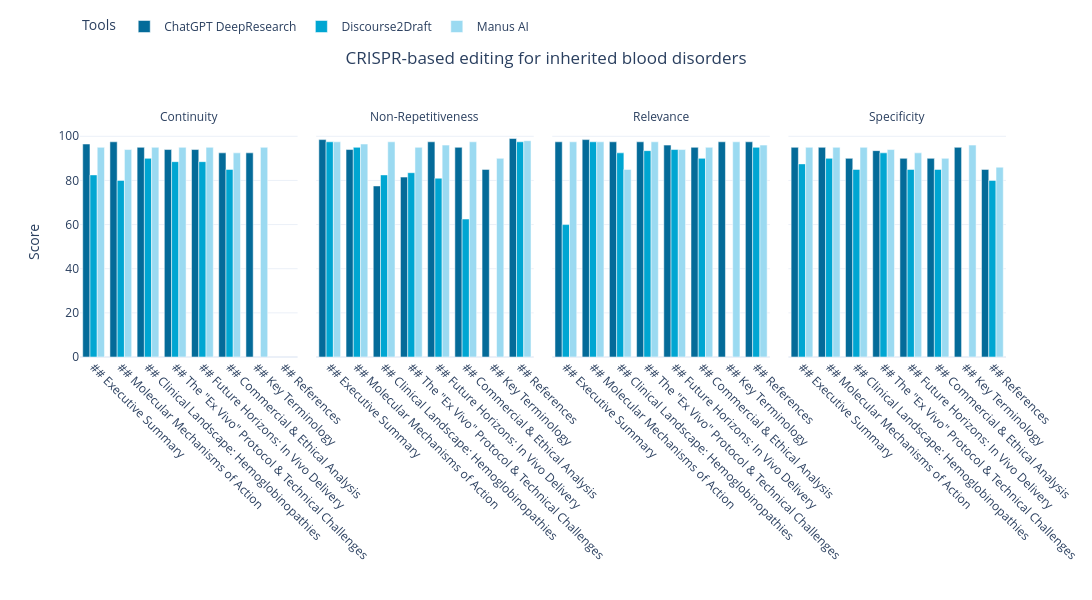
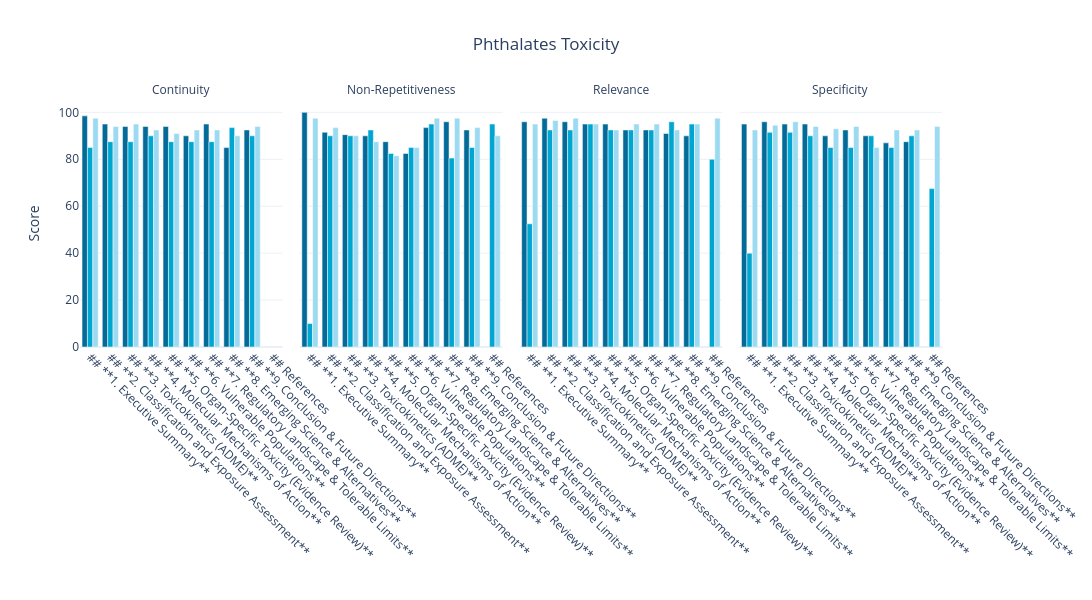
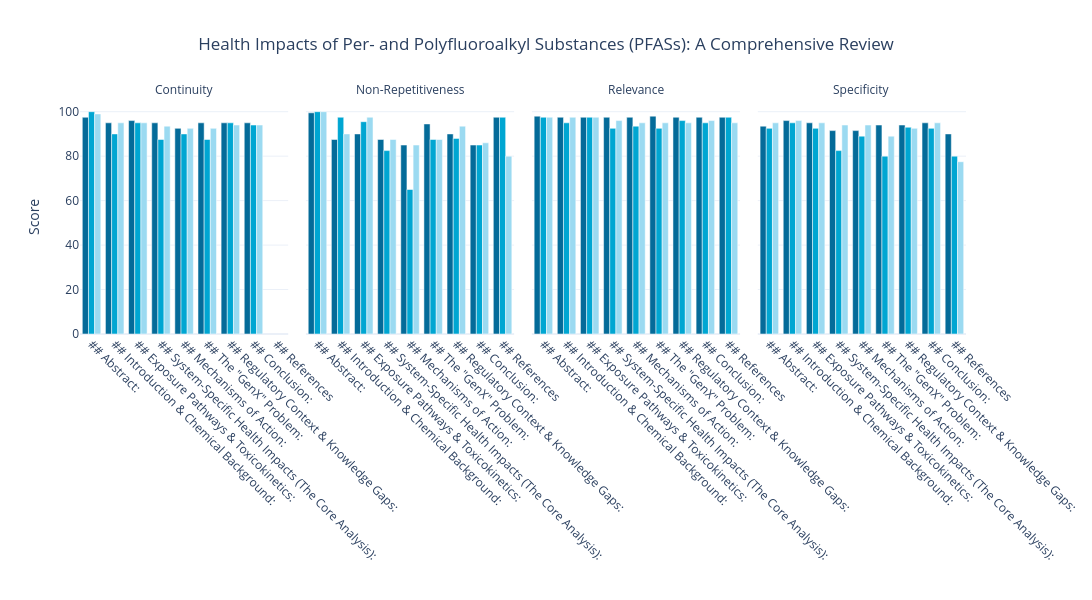

These figures' notebook cell, in order:
### Code cell
import pandas as pd
import plotly.express as px

file_names_full = {
    'CRISPR-based editing for inherited blood disorders.md': 'CRISPR-based editing for inherited blood disorders',
    'Phthalates Toxicity.md': 'Phthalates Toxicity',
    'PFAS.md': 'Health Impacts of Per- and Polyfluoroalkyl Substances (PFASs): A Comprehensive Review'
}
feature_names = {'relevance': 'Relevance', 'continuity': 'Continuity', 'non_repetitiveness': 'Non-Repetitiveness', 'specificity': 'Specificity'}
tool_names = {'chatgpt_deepresearch': 'ChatGPT DeepResearch', 'manus_ai': 'Manus AI', 'discourse2draft': 'Discourse2Draft'}
evaluators = ['azure-o3', 'gemini-3.1-pro']

for i, file_name in enumerate(file_names):
    rating_scores = pd.concat([pd.read_csv(dir_evals / 'scores' / evaluator / f'{Path(file_name).stem}.csv', index_col=0) for evaluator in evaluators]).groupby(level=0).mean()
    rating_scores = rating_scores.rename(index=lambda x:x.replace(' (score)', ''))
    rating_scores[['Tools', 'Features']] = rating_scores.index.to_series().str.split(' ', expand=True)
    rating_scores = rating_scores.melt(id_vars=['Tools', 'Features'], var_name='Section Name', value_name='Score')
    rating_scores = rating_scores.loc[rating_scores['Section Name'] != '# Title']
    rating_scores['Features'] = rating_scores['Features'].map(feature_names)
    rating_scores['Tools'] = rating_scores['Tools'].map(tool_names)
    rating_scores = rating_scores.query('`Section Name` != "## References" or Features != "Continuity"')
    fig = px.bar(rating_scores, x='Section Name', y='Score', color='Tools', barmode='group', facet_col='Features', title='Content Evaluation Scores by Section and Tool', color_discrete_sequence=['#046b99', "#00a6d2", "#9bdaf1"])
    fig.update_xaxes(title='', tickangle=45)
    for annot in fig.layout.annotations:
        annot.text = annot.text.split('=')[1]
    if i == 0:
        fig.update_layout(title=file_names_full[file_name], template='plotly_white', title_x=0.5, legend={'y':1.5, 'x':0, 'orientation':'h'}, width=1200, height=600)
    else:
        fig.update_layout(title=file_names_full[file_name], template='plotly_white', title_x=0.5, showlegend=False, width=1200, height=600)

    fig.show()

### Figure 1 — Plotly figure (JSON) as saved in the notebook; plotly's stock layout.template omitted (floating-point values rounded to 4 significant figures)
{"data": [{"alignmentgroup": "True", "hovertemplate": "Tools=ChatGPT DeepResearch<br>Features=Continuity<br>Section Name=%{x}<br>Score=%{y}<extra></extra>", "legendgroup": "ChatGPT DeepResearch", "marker": {"color": "#046b99", "pattern": {"shape": ""}}, "name": "ChatGPT DeepResearch", "offsetgroup": "ChatGPT DeepResearch", "orientation": "v", "showlegend": true, "textposition": "auto", "type": "bar", "x": ["## Executive Summary", "## Molecular Mechanisms of Action", "## Clinical Landscape: Hemoglobinopathies", "## The \"Ex Vivo\" Protocol & Technical Challenges", "## Future Horizons: In Vivo Delivery", "## Commercial & Ethical Analysis", "## Key Terminology"], "xaxis": "x", "y": [96.5, 97.5, 95.0, 94.0, 94.0, 92.5, 92.5], "yaxis": "y"}, {"alignmentgroup": "True", "hovertemplate": "Tools=ChatGPT DeepResearch<br>Features=Non-Repetitiveness<br>Section Name=%{x}<br>Score=%{y}<extra></extra>", "legendgroup": "ChatGPT DeepResearch", "marker": {"color": "#046b99", "pattern": {"shape": ""}}, "name": "ChatGPT DeepResearch", "offsetgroup": "ChatGPT DeepResearch", "orientation": "v", "showlegend": false, "textposition": "auto", "type": "bar", "x": ["## Executive Summary", "## Molecular Mechanisms of Action", "## Clinical Landscape: Hemoglobinopathies", "## The \"Ex Vivo\" Protocol & Technical Challenges", "## Future Horizons: In Vivo Delivery", "## Commercial & Ethical Analysis", "## Key Terminology", "## References"], "xaxis": "x2", "y": [98.5, 94.0, 77.5, 81.5, 97.5, 95.0, 85.0, 99.0], "yaxis": "y2"}, {"alignmentgroup": "True", "hovertemplate": "Tools=ChatGPT DeepResearch<br>Features=Relevance<br>Section Name=%{x}<br>Score=%{y}<extra></extra>", "legendgroup": "ChatGPT DeepResearch", "marker": {"color": "#046b99", "pattern": {"shape": ""}}, "name": "ChatGPT DeepResearch", "offsetgroup": "ChatGPT DeepResearch", "orientation": "v", "showlegend": false, "textposition": "auto", "type": "bar", "x": ["## Executive Summary", "## Molecular Mechanisms of Action", "## Clinical Landscape: Hemoglobinopathies", "## The \"Ex Vivo\" Protocol & Technical Challenges", "## Future Horizons: In Vivo Delivery", "## Commercial & Ethical Analysis", "## Key Terminology", "## References"], "xaxis": "x3", "y": [97.5, 98.5, 97.5, 97.5, 96.0, 95.0, 97.5, 97.5], "yaxis": "y3"}, {"alignmentgroup": "True", "hovertemplate": "Tools=ChatGPT DeepResearch<br>Features=Specificity<br>Section Name=%{x}<br>Score=%{y}<extra></extra>", "legendgroup": "ChatGPT DeepResearch", "marker": {"color": "#046b99", "pattern": {"shape": ""}}, "name": "ChatGPT DeepResearch", "offsetgroup": "ChatGPT DeepResearch", "orientation": "v", "showlegend": false, "textposition": "auto", "type": "bar", "x": ["## Executive Summary", "## Molecular Mechanisms of Action", "## Clinical Landscape: Hemoglobinopathies", "## The \"Ex Vivo\" Protocol & Technical Challenges", "## Future Horizons: In Vivo Delivery", "## Commercial & Ethical Analysis", "## Key Terminology", "## References"], "xaxis": "x4", "y": [95.0, 95.0, 90.0, 93.5, 90.0, 90.0, 95.0, 85.0], "yaxis": "y4"}, {"alignmentgroup": "True", "hovertemplate": "Tools=Discourse2Draft<br>Features=Continuity<br>Section Name=%{x}<br>Score=%{y}<extra></extra>", "legendgroup": "Discourse2Draft", "marker": {"color": "#00a6d2", "pattern": {"shape": ""}}, "name": "Discourse2Draft", "offsetgroup": "Discourse2Draft", "orientation": "v", "showlegend": true, "textposition": "auto", "type": "bar", "x": ["## Executive Summary", "## Molecular Mechanisms of Action", "## Clinical Landscape: Hemoglobinopathies", "## The \"Ex Vivo\" Protocol & Technical Challenges", "## Future Horizons: In Vivo Delivery", "## Commercial & Ethical Analysis", "## Key Terminology"], "xaxis": "x", "y": [82.5, 80.0, 90.0, 88.5, 88.5, 85.0, NaN], "yaxis": "y"}, {"alignmentgroup": "True", "hovertemplate": "Tools=Discourse2Draft<br>Features=Non-Repetitiveness<br>Section Name=%{x}<br>Score=%{y}<extra></extra>", "legendgroup": "Discourse2Draft", "marker": {"color": "#00a6d2", "pattern": {"shape": ""}}, "name": "Discourse2Draft", "offsetgroup": "Discourse2Draft", "orientation": "v", "showlegend": false, "textposition": "auto", "type": "bar", "x": ["## Executive Summary", "## Molecular Mechanisms of Action", "## Clinical Landscape: Hemoglobinopathies", "## The \"Ex Vivo\" Protocol & Technical Challenges", "## Future Horizons: In Vivo Delivery", "## Commercial & Ethical Analysis", "## Key Terminology", "## References"], "xaxis": "x2", "y": [97.5, 95.0, 82.5, 83.5, 81.0, 62.5, NaN, 97.5], "yaxis": "y2"}, {"alignmentgroup": "True", "hovertemplate": "Tools=Discourse2Draft<br>Features=Relevance<br>Section Name=%{x}<br>Score=%{y}<extra></extra>", "legendgroup": "Discourse2Draft", "marker": {"color": "#00a6d2", "pattern": {"shape": ""}}, "name": "Discourse2Draft", "offsetgroup": "Discourse2Draft", "orientation": "v", "showlegend": false, "textposition": "auto", "type": "bar", "x": ["## Executive Summary", "## Molecular Mechanisms of Action", "## Clinical Landscape: Hemoglobinopathies", "## The \"Ex Vivo\" Protocol & Technical Challenges", "## Future Horizons: In Vivo Delivery", "## Commercial & Ethical Analysis", "## Key Terminology", "## References"], "xaxis": "x3", "y": [60.0, 97.5, 92.5, 93.5, 94.0, 90.0, NaN, 95.0], "yaxis": "y3"}, {"alignmentgroup": "True", "hovertemplate": "Tools=Discourse2Draft<br>Features=Specificity<br>Section Name=%{x}<br>Score=%{y}<extra></extra>", "legendgroup": "Discourse2Draft", "marker": {"color": "#00a6d2", "pattern": {"shape": ""}}, "name": "Discourse2Draft", "offsetgroup": "Discourse2Draft", "orientation": "v", "showlegend": false, "textposition": "auto", "type": "bar", "x": ["## Executive Summary", "## Molecular Mechanisms of Action", "## Clinical Landscape: Hemoglobinopathies", "## The \"Ex Vivo\" Protocol & Technical Challenges", "## Future Horizons: In Vivo Delivery", "## Commercial & Ethical Analysis", "## Key Terminology", "## References"], "xaxis": "x4", "y": [87.5, 90.0, 85.0, 92.5, 85.0, 85.0, NaN, 80.0], "yaxis": "y4"}, {"alignmentgroup": "True", "hovertemplate": "Tools=Manus AI<br>Features=Continuity<br>Section Name=%{x}<br>Score=%{y}<extra></extra>", "legendgroup": "Manus AI", "marker": {"color": "#9bdaf1", "pattern": {"shape": ""}}, "name": "Manus AI", "offsetgroup": "Manus AI", "orientation": "v", "showlegend": true, "textposition": "auto", "type": "bar", "x": ["## Executive Summary", "## Molecular Mechanisms of Action", "## Clinical Landscape: Hemoglobinopathies", "## The \"Ex Vivo\" Protocol & Technical Challenges", "## Future Horizons: In Vivo Delivery", "## Commercial & Ethical Analysis", "## Key Terminology"], "xaxis": "x", "y": [95.0, 94.0, 95.0, 95.0, 95.0, 92.5, 95.0], "yaxis": "y"}, {"alignmentgroup": "True", "hovertemplate": "Tools=Manus AI<br>Features=Non-Repetitiveness<br>Section Name=%{x}<br>Score=%{y}<extra></extra>", "legendgroup": "Manus AI", "marker": {"color": "#9bdaf1", "pattern": {"shape": ""}}, "name": "Manus AI", "offsetgroup": "Manus AI", "orientation": "v", "showlegend": false, "textposition": "auto", "type": "bar", "x": ["## Executive Summary", "## Molecular Mechanisms of Action", "## Clinical Landscape: Hemoglobinopathies", "## The \"Ex Vivo\" Protocol & Technical Challenges", "## Future Horizons: In Vivo Delivery", "## Commercial & Ethical Analysis", "## Key Terminology", "## References"], "xaxis": "x2", "y": [97.5, 96.5, 97.5, 95.0, 96.0, 97.5, 90.0, 98.0], "yaxis": "y2"}, {"alignmentgroup": "True", "hovertemplate": "Tools=Manus AI<br>Features=Relevance<br>Section Name=%{x}<br>Score=%{y}<extra></extra>", "legendgroup": "Manus AI", "marker": {"color": "#9bdaf1", "pattern": {"shape": ""}}, "name": "Manus AI", "offsetgroup": "Manus AI", "orientation": "v", "showlegend": false, "textposition": "auto", "type": "bar", "x": ["## Executive Summary", "## Molecular Mechanisms of Action", "## Clinical Landscape: Hemoglobinopathies", "## The \"Ex Vivo\" Protocol & Technical Challenges", "## Future Horizons: In Vivo Delivery", "## Commercial & Ethical Analysis", "## Key Terminology", "## References"], "xaxis": "x3", "y": [97.5, 97.5, 85.0, 97.5, 94.0, 95.0, 97.5, 96.0], "yaxis": "y3"}, {"alignmentgroup": "True", "hovertemplate": "Tools=Manus AI<br>Features=Specificity<br>Section Name=%{x}<br>Score=%{y}<extra></extra>", "legendgroup": "Manus AI", "marker": {"color": "#9bdaf1", "pattern": {"shape": ""}}, "name": "Manus AI", "offsetgroup": "Manus AI", "orientation": "v", "showlegend": false, "textposition": "auto", "type": "bar", "x": ["## Executive Summary", "## Molecular Mechanisms of Action", "## Clinical Landscape: Hemoglobinopathies", "## The \"Ex Vivo\" Protocol & Technical Challenges", "## Future Horizons: In Vivo Delivery", "## Commercial & Ethical Analysis", "## Key Terminology", "## References"], "xaxis": "x4", "y": [95.0, 95.0, 95.0, 94.0, 92.5, 90.0, 96.0, 86.0], "yaxis": "y4"}], "layout": {"annotations": [{"font": {}, "showarrow": false, "text": "Continuity", "x": 0.1175, "xanchor": "center", "xref": "paper", "y": 1, "yanchor": "bottom", "yref": "paper"}, {"font": {}, "showarrow": false, "text": "Non-Repetitiveness", "x": 0.3725, "xanchor": "center", "xref": "paper", "y": 1, "yanchor": "bottom", "yref": "paper"}, {"font": {}, "showarrow": false, "text": "Relevance", "x": 0.6275, "xanchor": "center", "xref": "paper", "y": 1, "yanchor": "bottom", "yref": "paper"}, {"font": {}, "showarrow": false, "text": "Specificity", "x": 0.8825, "xanchor": "center", "xref": "paper", "y": 1, "yanchor": "bottom", "yref": "paper"}], "barmode": "group", "height": 600, "legend": {"orientation": "h", "title": {"text": "Tools"}, "tracegroupgap": 0, "x": 0, "y": 1.5}, "title": {"text": "CRISPR-based editing for inherited blood disorders", "x": 0.5}, "width": 1200, "xaxis": {"anchor": "y", "domain": [0, 0.235], "tickangle": 45, "title": {"text": ""}}, "xaxis2": {"anchor": "y2", "domain": [0.255, 0.49], "matches": "x", "tickangle": 45, "title": {"text": ""}}, "xaxis3": {"anchor": "y3", "domain": [0.51, 0.745], "matches": "x", "tickangle": 45, "title": {"text": ""}}, "xaxis4": {"anchor": "y4", "domain": [0.765, 1.0], "matches": "x", "tickangle": 45, "title": {"text": ""}}, "yaxis": {"anchor": "x", "domain": [0, 1], "title": {"text": "Score"}}, "yaxis2": {"anchor": "x2", "domain": [0, 1], "matches": "y", "showticklabels": false}, "yaxis3": {"anchor": "x3", "domain": [0, 1], "matches": "y", "showticklabels": false}, "yaxis4": {"anchor": "x4", "domain": [0, 1], "matches": "y", "showticklabels": false}}}

### Figure 2 — Plotly figure (JSON) as saved in the notebook; plotly's stock layout.template omitted (floating-point values rounded to 4 significant figures)
{"data": [{"alignmentgroup": "True", "hovertemplate": "Tools=ChatGPT DeepResearch<br>Features=Continuity<br>Section Name=%{x}<br>Score=%{y}<extra></extra>", "legendgroup": "ChatGPT DeepResearch", "marker": {"color": "#046b99", "pattern": {"shape": ""}}, "name": "ChatGPT DeepResearch", "offsetgroup": "ChatGPT DeepResearch", "orientation": "v", "showlegend": true, "textposition": "auto", "type": "bar", "x": ["## **1. Executive Summary**", "## **2. Classification and Exposure Assessment**", "## **3. Toxicokinetics (ADME)**", "## **4. Molecular Mechanisms of Action**", "## **5. Organ-Specific Toxicity (Evidence Review)**", "## **6. Vulnerable Populations**", "## **7. Regulatory Landscape & Tolerable Limits**", "## **8. Emerging Science & Alternatives**", "## **9. Conclusion & Future Directions**"], "xaxis": "x", "y": [98.5, 95.0, 94.0, 94.0, 94.0, 90.0, 95.0, 85.0, 92.5], "yaxis": "y"}, {"alignmentgroup": "True", "hovertemplate": "Tools=ChatGPT DeepResearch<br>Features=Non-Repetitiveness<br>Section Name=%{x}<br>Score=%{y}<extra></extra>", "legendgroup": "ChatGPT DeepResearch", "marker": {"color": "#046b99", "pattern": {"shape": ""}}, "name": "ChatGPT DeepResearch", "offsetgroup": "ChatGPT DeepResearch", "orientation": "v", "showlegend": false, "textposition": "auto", "type": "bar", "x": ["## **1. Executive Summary**", "## **2. Classification and Exposure Assessment**", "## **3. Toxicokinetics (ADME)**", "## **4. Molecular Mechanisms of Action**", "## **5. Organ-Specific Toxicity (Evidence Review)**", "## **6. Vulnerable Populations**", "## **7. Regulatory Landscape & Tolerable Limits**", "## **8. Emerging Science & Alternatives**", "## **9. Conclusion & Future Directions**", "## References"], "xaxis": "x2", "y": [100.0, 91.5, 90.5, 90.0, 87.5, 82.5, 93.5, 96.0, 92.5, NaN], "yaxis": "y2"}, {"alignmentgroup": "True", "hovertemplate": "Tools=ChatGPT DeepResearch<br>Features=Relevance<br>Section Name=%{x}<br>Score=%{y}<extra></extra>", "legendgroup": "ChatGPT DeepResearch", "marker": {"color": "#046b99", "pattern": {"shape": ""}}, "name": "ChatGPT DeepResearch", "offsetgroup": "ChatGPT DeepResearch", "orientation": "v", "showlegend": false, "textposition": "auto", "type": "bar", "x": ["## **1. Executive Summary**", "## **2. Classification and Exposure Assessment**", "## **3. Toxicokinetics (ADME)**", "## **4. Molecular Mechanisms of Action**", "## **5. Organ-Specific Toxicity (Evidence Review)**", "## **6. Vulnerable Populations**", "## **7. Regulatory Landscape & Tolerable Limits**", "## **8. Emerging Science & Alternatives**", "## **9. Conclusion & Future Directions**", "## References"], "xaxis": "x3", "y": [96.0, 97.5, 96.0, 95.0, 95.0, 92.5, 92.5, 91.0, 90.0, NaN], "yaxis": "y3"}, {"alignmentgroup": "True", "hovertemplate": "Tools=ChatGPT DeepResearch<br>Features=Specificity<br>Section Name=%{x}<br>Score=%{y}<extra></extra>", "legendgroup": "ChatGPT DeepResearch", "marker": {"color": "#046b99", "pattern": {"shape": ""}}, "name": "ChatGPT DeepResearch", "offsetgroup": "ChatGPT DeepResearch", "orientation": "v", "showlegend": false, "textposition": "auto", "type": "bar", "x": ["## **1. Executive Summary**", "## **2. Classification and Exposure Assessment**", "## **3. Toxicokinetics (ADME)**", "## **4. Molecular Mechanisms of Action**", "## **5. Organ-Specific Toxicity (Evidence Review)**", "## **6. Vulnerable Populations**", "## **7. Regulatory Landscape & Tolerable Limits**", "## **8. Emerging Science & Alternatives**", "## **9. Conclusion & Future Directions**", "## References"], "xaxis": "x4", "y": [95.0, 96.0, 95.0, 95.0, 90.0, 92.5, 90.0, 87.0, 87.5, NaN], "yaxis": "y4"}, {"alignmentgroup": "True", "hovertemplate": "Tools=Discourse2Draft<br>Features=Continuity<br>Section Name=%{x}<br>Score=%{y}<extra></extra>", "legendgroup": "Discourse2Draft", "marker": {"color": "#00a6d2", "pattern": {"shape": ""}}, "name": "Discourse2Draft", "offsetgroup": "Discourse2Draft", "orientation": "v", "showlegend": true, "textposition": "auto", "type": "bar", "x": ["## **1. Executive Summary**", "## **2. Classification and Exposure Assessment**", "## **3. Toxicokinetics (ADME)**", "## **4. Molecular Mechanisms of Action**", "## **5. Organ-Specific Toxicity (Evidence Review)**", "## **6. Vulnerable Populations**", "## **7. Regulatory Landscape & Tolerable Limits**", "## **8. Emerging Science & Alternatives**", "## **9. Conclusion & Future Directions**"], "xaxis": "x", "y": [85.0, 87.5, 87.5, 90.0, 87.5, 87.5, 87.5, 93.5, 90.0], "yaxis": "y"}, {"alignmentgroup": "True", "hovertemplate": "Tools=Discourse2Draft<br>Features=Non-Repetitiveness<br>Section Name=%{x}<br>Score=%{y}<extra></extra>", "legendgroup": "Discourse2Draft", "marker": {"color": "#00a6d2", "pattern": {"shape": ""}}, "name": "Discourse2Draft", "offsetgroup": "Discourse2Draft", "orientation": "v", "showlegend": false, "textposition": "auto", "type": "bar", "x": ["## **1. Executive Summary**", "## **2. Classification and Exposure Assessment**", "## **3. Toxicokinetics (ADME)**", "## **4. Molecular Mechanisms of Action**", "## **5. Organ-Specific Toxicity (Evidence Review)**", "## **6. Vulnerable Populations**", "## **7. Regulatory Landscape & Tolerable Limits**", "## **8. Emerging Science & Alternatives**", "## **9. Conclusion & Future Directions**", "## References"], "xaxis": "x2", "y": [10.0, 90.0, 90.0, 92.5, 82.5, 85.0, 95.0, 80.5, 85.0, 95.0], "yaxis": "y2"}, {"alignmentgroup": "True", "hovertemplate": "Tools=Discourse2Draft<br>Features=Relevance<br>Section Name=%{x}<br>Score=%{y}<extra></extra>", "legendgroup": "Discourse2Draft", "marker": {"color": "#00a6d2", "pattern": {"shape": ""}}, "name": "Discourse2Draft", "offsetgroup": "Discourse2Draft", "orientation": "v", "showlegend": false, "textposition": "auto", "type": "bar", "x": ["## **1. Executive Summary**", "## **2. Classification and Exposure Assessment**", "## **3. Toxicokinetics (ADME)**", "## **4. Molecular Mechanisms of Action**", "## **5. Organ-Specific Toxicity (Evidence Review)**", "## **6. Vulnerable Populations**", "## **7. Regulatory Landscape & Tolerable Limits**", "## **8. Emerging Science & Alternatives**", "## **9. Conclusion & Future Directions**", "## References"], "xaxis": "x3", "y": [52.5, 92.5, 92.5, 95.0, 92.5, 92.5, 92.5, 96.0, 95.0, 80.0], "yaxis": "y3"}, {"alignmentgroup": "True", "hovertemplate": "Tools=Discourse2Draft<br>Features=Specificity<br>Section Name=%{x}<br>Score=%{y}<extra></extra>", "legendgroup": "Discourse2Draft", "marker": {"color": "#00a6d2", "pattern": {"shape": ""}}, "name": "Discourse2Draft", "offsetgroup": "Discourse2Draft", "orientation": "v", "showlegend": false, "textposition": "auto", "type": "bar", "x": ["## **1. Executive Summary**", "## **2. Classification and Exposure Assessment**", "## **3. Toxicokinetics (ADME)**", "## **4. Molecular Mechanisms of Action**", "## **5. Organ-Specific Toxicity (Evidence Review)**", "## **6. Vulnerable Populations**", "## **7. Regulatory Landscape & Tolerable Limits**", "## **8. Emerging Science & Alternatives**", "## **9. Conclusion & Future Directions**", "## References"], "xaxis": "x4", "y": [40.0, 91.5, 91.5, 90.0, 85.0, 85.0, 90.0, 85.0, 90.0, 67.5], "yaxis": "y4"}, {"alignmentgroup": "True", "hovertemplate": "Tools=Manus AI<br>Features=Continuity<br>Section Name=%{x}<br>Score=%{y}<extra></extra>", "legendgroup": "Manus AI", "marker": {"color": "#9bdaf1", "pattern": {"shape": ""}}, "name": "Manus AI", "offsetgroup": "Manus AI", "orientation": "v", "showlegend": true, "textposition": "auto", "type": "bar", "x": ["## **1. Executive Summary**", "## **2. Classification and Exposure Assessment**", "## **3. Toxicokinetics (ADME)**", "## **4. Molecular Mechanisms of Action**", "## **5. Organ-Specific Toxicity (Evidence Review)**", "## **6. Vulnerable Populations**", "## **7. Regulatory Landscape & Tolerable Limits**", "## **8. Emerging Science & Alternatives**", "## **9. Conclusion & Future Directions**"], "xaxis": "x", "y": [97.5, 94.0, 95.0, 92.5, 91.0, 92.5, 92.5, 90.0, 94.0], "yaxis": "y"}, {"alignmentgroup": "True", "hovertemplate": "Tools=Manus AI<br>Features=Non-Repetitiveness<br>Section Name=%{x}<br>Score=%{y}<extra></extra>", "legendgroup": "Manus AI", "marker": {"color": "#9bdaf1", "pattern": {"shape": ""}}, "name": "Manus AI", "offsetgroup": "Manus AI", "orientation": "v", "showlegend": false, "textposition": "auto", "type": "bar", "x": ["## **1. Executive Summary**", "## **2. Classification and Exposure Assessment**", "## **3. Toxicokinetics (ADME)**", "## **4. Molecular Mechanisms of Action**", "## **5. Organ-Specific Toxicity (Evidence Review)**", "## **6. Vulnerable Populations**", "## **7. Regulatory Landscape & Tolerable Limits**", "## **8. Emerging Science & Alternatives**", "## **9. Conclusion & Future Directions**", "## References"], "xaxis": "x2", "y": [97.5, 93.5, 90.0, 87.5, 81.5, 85.0, 97.5, 97.5, 93.5, 90.0], "yaxis": "y2"}, {"alignmentgroup": "True", "hovertemplate": "Tools=Manus AI<br>Features=Relevance<br>Section Name=%{x}<br>Score=%{y}<extra></extra>", "legendgroup": "Manus AI", "marker": {"color": "#9bdaf1", "pattern": {"shape": ""}}, "name": "Manus AI", "offsetgroup": "Manus AI", "orientation": "v", "showlegend": false, "textposition": "auto", "type": "bar", "x": ["## **1. Executive Summary**", "## **2. Classification and Exposure Assessment**", "## **3. Toxicokinetics (ADME)**", "## **4. Molecular Mechanisms of Action**", "## **5. Organ-Specific Toxicity (Evidence Review)**", "## **6. Vulnerable Populations**", "## **7. Regulatory Landscape & Tolerable Limits**", "## **8. Emerging Science & Alternatives**", "## **9. Conclusion & Future Directions**", "## References"], "xaxis": "x3", "y": [95.0, 96.5, 97.5, 95.0, 92.5, 95.0, 95.0, 92.5, 95.0, 97.5], "yaxis": "y3"}, {"alignmentgroup": "True", "hovertemplate": "Tools=Manus AI<br>Features=Specificity<br>Section Name=%{x}<br>Score=%{y}<extra></extra>", "legendgroup": "Manus AI", "marker": {"color": "#9bdaf1", "pattern": {"shape": ""}}, "name": "Manus AI", "offsetgroup": "Manus AI", "orientation": "v", "showlegend": false, "textposition": "auto", "type": "bar", "x": ["## **1. Executive Summary**", "## **2. Classification and Exposure Assessment**", "## **3. Toxicokinetics (ADME)**", "## **4. Molecular Mechanisms of Action**", "## **5. Organ-Specific Toxicity (Evidence Review)**", "## **6. Vulnerable Populations**", "## **7. Regulatory Landscape & Tolerable Limits**", "## **8. Emerging Science & Alternatives**", "## **9. Conclusion & Future Directions**", "## References"], "xaxis": "x4", "y": [92.5, 94.5, 96.0, 94.0, 93.0, 94.0, 85.0, 92.5, 92.5, 94.0], "yaxis": "y4"}], "layout": {"annotations": [{"font": {}, "showarrow": false, "text": "Continuity", "x": 0.1175, "xanchor": "center", "xref": "paper", "y": 1, "yanchor": "bottom", "yref": "paper"}, {"font": {}, "showarrow": false, "text": "Non-Repetitiveness", "x": 0.3725, "xanchor": "center", "xref": "paper", "y": 1, "yanchor": "bottom", "yref": "paper"}, {"font": {}, "showarrow": false, "text": "Relevance", "x": 0.6275, "xanchor": "center", "xref": "paper", "y": 1, "yanchor": "bottom", "yref": "paper"}, {"font": {}, "showarrow": false, "text": "Specificity", "x": 0.8825, "xanchor": "center", "xref": "paper", "y": 1, "yanchor": "bottom", "yref": "paper"}], "barmode": "group", "height": 600, "legend": {"title": {"text": "Tools"}, "tracegroupgap": 0}, "showlegend": false, "title": {"text": "Phthalates Toxicity", "x": 0.5}, "width": 1200, "xaxis": {"anchor": "y", "domain": [0, 0.235], "tickangle": 45, "title": {"text": ""}}, "xaxis2": {"anchor": "y2", "domain": [0.255, 0.49], "matches": "x", "tickangle": 45, "title": {"text": ""}}, "xaxis3": {"anchor": "y3", "domain": [0.51, 0.745], "matches": "x", "tickangle": 45, "title": {"text": ""}}, "xaxis4": {"anchor": "y4", "domain": [0.765, 1.0], "matches": "x", "tickangle": 45, "title": {"text": ""}}, "yaxis": {"anchor": "x", "domain": [0, 1], "title": {"text": "Score"}}, "yaxis2": {"anchor": "x2", "domain": [0, 1], "matches": "y", "showticklabels": false}, "yaxis3": {"anchor": "x3", "domain": [0, 1], "matches": "y", "showticklabels": false}, "yaxis4": {"anchor": "x4", "domain": [0, 1], "matches": "y", "showticklabels": false}}}

### Figure 3 — Plotly figure (JSON) as saved in the notebook; plotly's stock layout.template omitted (floating-point values rounded to 4 significant figures)
{"data": [{"alignmentgroup": "True", "hovertemplate": "Tools=ChatGPT DeepResearch<br>Features=Continuity<br>Section Name=%{x}<br>Score=%{y}<extra></extra>", "legendgroup": "ChatGPT DeepResearch", "marker": {"color": "#046b99", "pattern": {"shape": ""}}, "name": "ChatGPT DeepResearch", "offsetgroup": "ChatGPT DeepResearch", "orientation": "v", "showlegend": true, "textposition": "auto", "type": "bar", "x": ["## Abstract:", "## Introduction & Chemical Background:", "## Exposure Pathways & Toxicokinetics:", "## System-Specific Health Impacts (The Core Analysis):", "## Mechanisms of Action:", "## The \"GenX\" Problem:", "## Regulatory Context & Knowledge Gaps:", "## Conclusion:"], "xaxis": "x", "y": [97.5, 95.0, 96.0, 95.0, 92.5, 95.0, 95.0, 95.0], "yaxis": "y"}, {"alignmentgroup": "True", "hovertemplate": "Tools=ChatGPT DeepResearch<br>Features=Non-Repetitiveness<br>Section Name=%{x}<br>Score=%{y}<extra></extra>", "legendgroup": "ChatGPT DeepResearch", "marker": {"color": "#046b99", "pattern": {"shape": ""}}, "name": "ChatGPT DeepResearch", "offsetgroup": "ChatGPT DeepResearch", "orientation": "v", "showlegend": false, "textposition": "auto", "type": "bar", "x": ["## Abstract:", "## Introduction & Chemical Background:", "## Exposure Pathways & Toxicokinetics:", "## System-Specific Health Impacts (The Core Analysis):", "## Mechanisms of Action:", "## The \"GenX\" Problem:", "## Regulatory Context & Knowledge Gaps:", "## Conclusion:", "## References"], "xaxis": "x2", "y": [99.5, 87.5, 90.0, 87.5, 85.0, 94.5, 90.0, 85.0, 97.5], "yaxis": "y2"}, {"alignmentgroup": "True", "hovertemplate": "Tools=ChatGPT DeepResearch<br>Features=Relevance<br>Section Name=%{x}<br>Score=%{y}<extra></extra>", "legendgroup": "ChatGPT DeepResearch", "marker": {"color": "#046b99", "pattern": {"shape": ""}}, "name": "ChatGPT DeepResearch", "offsetgroup": "ChatGPT DeepResearch", "orientation": "v", "showlegend": false, "textposition": "auto", "type": "bar", "x": ["## Abstract:", "## Introduction & Chemical Background:", "## Exposure Pathways & Toxicokinetics:", "## System-Specific Health Impacts (The Core Analysis):", "## Mechanisms of Action:", "## The \"GenX\" Problem:", "## Regulatory Context & Knowledge Gaps:", "## Conclusion:", "## References"], "xaxis": "x3", "y": [98.0, 97.5, 97.5, 97.5, 97.5, 98.0, 97.5, 97.5, 97.5], "yaxis": "y3"}, {"alignmentgroup": "True", "hovertemplate": "Tools=ChatGPT DeepResearch<br>Features=Specificity<br>Section Name=%{x}<br>Score=%{y}<extra></extra>", "legendgroup": "ChatGPT DeepResearch", "marker": {"color": "#046b99", "pattern": {"shape": ""}}, "name": "ChatGPT DeepResearch", "offsetgroup": "ChatGPT DeepResearch", "orientation": "v", "showlegend": false, "textposition": "auto", "type": "bar", "x": ["## Abstract:", "## Introduction & Chemical Background:", "## Exposure Pathways & Toxicokinetics:", "## System-Specific Health Impacts (The Core Analysis):", "## Mechanisms of Action:", "## The \"GenX\" Problem:", "## Regulatory Context & Knowledge Gaps:", "## Conclusion:", "## References"], "xaxis": "x4", "y": [93.5, 96.0, 95.0, 91.5, 91.5, 94.0, 94.0, 95.0, 90.0], "yaxis": "y4"}, {"alignmentgroup": "True", "hovertemplate": "Tools=Discourse2Draft<br>Features=Continuity<br>Section Name=%{x}<br>Score=%{y}<extra></extra>", "legendgroup": "Discourse2Draft", "marker": {"color": "#00a6d2", "pattern": {"shape": ""}}, "name": "Discourse2Draft", "offsetgroup": "Discourse2Draft", "orientation": "v", "showlegend": true, "textposition": "auto", "type": "bar", "x": ["## Abstract:", "## Introduction & Chemical Background:", "## Exposure Pathways & Toxicokinetics:", "## System-Specific Health Impacts (The Core Analysis):", "## Mechanisms of Action:", "## The \"GenX\" Problem:", "## Regulatory Context & Knowledge Gaps:", "## Conclusion:"], "xaxis": "x", "y": [100.0, 90.0, 95.0, 87.5, 90.0, 87.5, 95.0, 94.0], "yaxis": "y"}, {"alignmentgroup": "True", "hovertemplate": "Tools=Discourse2Draft<br>Features=Non-Repetitiveness<br>Section Name=%{x}<br>Score=%{y}<extra></extra>", "legendgroup": "Discourse2Draft", "marker": {"color": "#00a6d2", "pattern": {"shape": ""}}, "name": "Discourse2Draft", "offsetgroup": "Discourse2Draft", "orientation": "v", "showlegend": false, "textposition": "auto", "type": "bar", "x": ["## Abstract:", "## Introduction & Chemical Background:", "## Exposure Pathways & Toxicokinetics:", "## System-Specific Health Impacts (The Core Analysis):", "## Mechanisms of Action:", "## The \"GenX\" Problem:", "## Regulatory Context & Knowledge Gaps:", "## Conclusion:", "## References"], "xaxis": "x2", "y": [100.0, 97.5, 95.5, 82.5, 65.0, 87.5, 88.0, 85.0, 97.5], "yaxis": "y2"}, {"alignmentgroup": "True", "hovertemplate": "Tools=Discourse2Draft<br>Features=Relevance<br>Section Name=%{x}<br>Score=%{y}<extra></extra>", "legendgroup": "Discourse2Draft", "marker": {"color": "#00a6d2", "pattern": {"shape": ""}}, "name": "Discourse2Draft", "offsetgroup": "Discourse2Draft", "orientation": "v", "showlegend": false, "textposition": "auto", "type": "bar", "x": ["## Abstract:", "## Introduction & Chemical Background:", "## Exposure Pathways & Toxicokinetics:", "## System-Specific Health Impacts (The Core Analysis):", "## Mechanisms of Action:", "## The \"GenX\" Problem:", "## Regulatory Context & Knowledge Gaps:", "## Conclusion:", "## References"], "xaxis": "x3", "y": [97.5, 95.0, 97.5, 92.5, 93.5, 92.5, 96.0, 95.0, 97.5], "yaxis": "y3"}, {"alignmentgroup": "True", "hovertemplate": "Tools=Discourse2Draft<br>Features=Specificity<br>Section Name=%{x}<br>Score=%{y}<extra></extra>", "legendgroup": "Discourse2Draft", "marker": {"color": "#00a6d2", "pattern": {"shape": ""}}, "name": "Discourse2Draft", "offsetgroup": "Discourse2Draft", "orientation": "v", "showlegend": false, "textposition": "auto", "type": "bar", "x": ["## Abstract:", "## Introduction & Chemical Background:", "## Exposure Pathways & Toxicokinetics:", "## System-Specific Health Impacts (The Core Analysis):", "## Mechanisms of Action:", "## The \"GenX\" Problem:", "## Regulatory Context & Knowledge Gaps:", "## Conclusion:", "## References"], "xaxis": "x4", "y": [92.5, 95.0, 92.5, 82.5, 89.0, 80.0, 93.0, 92.5, 80.0], "yaxis": "y4"}, {"alignmentgroup": "True", "hovertemplate": "Tools=Manus AI<br>Features=Continuity<br>Section Name=%{x}<br>Score=%{y}<extra></extra>", "legendgroup": "Manus AI", "marker": {"color": "#9bdaf1", "pattern": {"shape": ""}}, "name": "Manus AI", "offsetgroup": "Manus AI", "orientation": "v", "showlegend": true, "textposition": "auto", "type": "bar", "x": ["## Abstract:", "## Introduction & Chemical Background:", "## Exposure Pathways & Toxicokinetics:", "## System-Specific Health Impacts (The Core Analysis):", "## Mechanisms of Action:", "## The \"GenX\" Problem:", "## Regulatory Context & Knowledge Gaps:", "## Conclusion:"], "xaxis": "x", "y": [99.0, 95.0, 95.0, 93.5, 92.5, 92.5, 94.0, 94.0], "yaxis": "y"}, {"alignmentgroup": "True", "hovertemplate": "Tools=Manus AI<br>Features=Non-Repetitiveness<br>Section Name=%{x}<br>Score=%{y}<extra></extra>", "legendgroup": "Manus AI", "marker": {"color": "#9bdaf1", "pattern": {"shape": ""}}, "name": "Manus AI", "offsetgroup": "Manus AI", "orientation": "v", "showlegend": false, "textposition": "auto", "type": "bar", "x": ["## Abstract:", "## Introduction & Chemical Background:", "## Exposure Pathways & Toxicokinetics:", "## System-Specific Health Impacts (The Core Analysis):", "## Mechanisms of Action:", "## The \"GenX\" Problem:", "## Regulatory Context & Knowledge Gaps:", "## Conclusion:", "## References"], "xaxis": "x2", "y": [100.0, 90.0, 97.5, 87.5, 85.0, 87.5, 93.5, 86.0, 80.0], "yaxis": "y2"}, {"alignmentgroup": "True", "hovertemplate": "Tools=Manus AI<br>Features=Relevance<br>Section Name=%{x}<br>Score=%{y}<extra></extra>", "legendgroup": "Manus AI", "marker": {"color": "#9bdaf1", "pattern": {"shape": ""}}, "name": "Manus AI", "offsetgroup": "Manus AI", "orientation": "v", "showlegend": false, "textposition": "auto", "type": "bar", "x": ["## Abstract:", "## Introduction & Chemical Background:", "## Exposure Pathways & Toxicokinetics:", "## System-Specific Health Impacts (The Core Analysis):", "## Mechanisms of Action:", "## The \"GenX\" Problem:", "## Regulatory Context & Knowledge Gaps:", "## Conclusion:", "## References"], "xaxis": "x3", "y": [97.5, 97.5, 97.5, 96.0, 95.0, 95.0, 95.0, 96.0, 95.0], "yaxis": "y3"}, {"alignmentgroup": "True", "hovertemplate": "Tools=Manus AI<br>Features=Specificity<br>Section Name=%{x}<br>Score=%{y}<extra></extra>", "legendgroup": "Manus AI", "marker": {"color": "#9bdaf1", "pattern": {"shape": ""}}, "name": "Manus AI", "offsetgroup": "Manus AI", "orientation": "v", "showlegend": false, "textposition": "auto", "type": "bar", "x": ["## Abstract:", "## Introduction & Chemical Background:", "## Exposure Pathways & Toxicokinetics:", "## System-Specific Health Impacts (The Core Analysis):", "## Mechanisms of Action:", "## The \"GenX\" Problem:", "## Regulatory Context & Knowledge Gaps:", "## Conclusion:", "## References"], "xaxis": "x4", "y": [95.0, 96.0, 95.0, 94.0, 94.0, 89.0, 92.5, 95.0, 77.5], "yaxis": "y4"}], "layout": {"annotations": [{"font": {}, "showarrow": false, "text": "Continuity", "x": 0.1175, "xanchor": "center", "xref": "paper", "y": 1, "yanchor": "bottom", "yref": "paper"}, {"font": {}, "showarrow": false, "text": "Non-Repetitiveness", "x": 0.3725, "xanchor": "center", "xref": "paper", "y": 1, "yanchor": "bottom", "yref": "paper"}, {"font": {}, "showarrow": false, "text": "Relevance", "x": 0.6275, "xanchor": "center", "xref": "paper", "y": 1, "yanchor": "bottom", "yref": "paper"}, {"font": {}, "showarrow": false, "text": "Specificity", "x": 0.8825, "xanchor": "center", "xref": "paper", "y": 1, "yanchor": "bottom", "yref": "paper"}], "barmode": "group", "height": 600, "legend": {"title": {"text": "Tools"}, "tracegroupgap": 0}, "showlegend": false, "title": {"text": "Health Impacts of Per- and Polyfluoroalkyl Substances (PFASs): A Comprehensive Review", "x": 0.5}, "width": 1200, "xaxis": {"anchor": "y", "domain": [0, 0.235], "tickangle": 45, "title": {"text": ""}}, "xaxis2": {"anchor": "y2", "domain": [0.255, 0.49], "matches": "x", "tickangle": 45, "title": {"text": ""}}, "xaxis3": {"anchor": "y3", "domain": [0.51, 0.745], "matches": "x", "tickangle": 45, "title": {"text": ""}}, "xaxis4": {"anchor": "y4", "domain": [0.765, 1.0], "matches": "x", "tickangle": 45, "title": {"text": ""}}, "yaxis": {"anchor": "x", "domain": [0, 1], "title": {"text": "Score"}}, "yaxis2": {"anchor": "x2", "domain": [0, 1], "matches": "y", "showticklabels": false}, "yaxis3": {"anchor": "x3", "domain": [0, 1], "matches": "y", "showticklabels": false}, "yaxis4": {"anchor": "x4", "domain": [0, 1], "matches": "y", "showticklabels": false}}}
